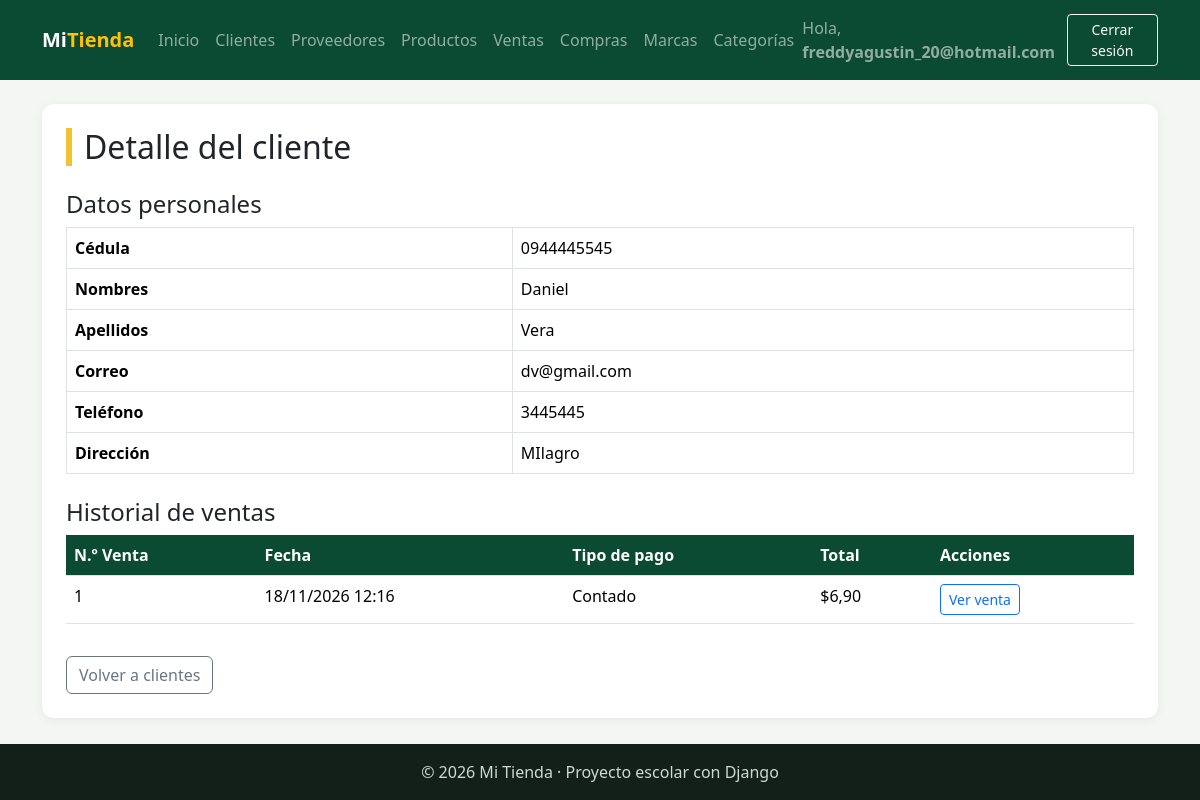
/facturacion/clientes/1/ (signed in), run on the app's committed database.
### facturacion/models.py (models this page shows, shortened)
class ModeloBase(models.Model):
    user = models.ForeignKey(                    # 1:N con User: un usuario registra muchos registros
        User,
        on_delete=models.SET_NULL,               # Si borran al usuario, el registro se queda con user vacío
        null=True,                               # SET_NULL necesita que la columna acepte NULL
        blank=True,
        editable=False,                          # No aparece en formularios: lo llena la VISTA, no la persona
        related_name="%(class)s_registrados",    # %(class)s = nombre del modelo → user.producto_registrados
        verbose_name="Registrado por",
    )
    fecha_creacion = models.DateTimeField("Fecha de creación", auto_now_add=True)   # Se llena sola al CREAR
    fecha_modificacion = models.DateTimeField("Última modificación", auto_now=True) # Se actualiza sola en CADA save()
    class Meta:
        abstract = True                          # ← LA CLAVE: modelo "molde", sin tabla propia

class Cliente(ModeloBase):
    cedula = models.CharField("Cédula", max_length=10, unique=True)
    nombres = models.CharField(max_length=80)
    apellidos = models.CharField(max_length=80)
    email = models.EmailField("Correo", blank=True)
    telefono = models.CharField("Teléfono", max_length=15, blank=True)
    direccion = models.CharField("Dirección", max_length=200, blank=True)
    class Meta:
        verbose_name = "Cliente"
        verbose_name_plural = "Clientes"
        ordering = ["apellidos", "nombres"]

class Venta(ModeloBase):
    cliente = models.ForeignKey(Cliente, on_delete=models.PROTECT, related_name="ventas")   # 1:N
    fecha_hora = models.DateTimeField("Fecha y hora", default=timezone.now)   # default: la hora actual, editable
    subtotal = models.DecimalField(max_digits=12, decimal_places=2, default=0, editable=False)
    iva = models.DecimalField("IVA", max_digits=12, decimal_places=2, default=0, editable=False)
    total = models.DecimalField(max_digits=12, decimal_places=2, default=0, editable=False)
    tipo_pago = models.CharField(
        "Tipo de pago",
        max_length=15,
        choices=TipoPago.choices,                # Solo acepta contado, credito, transferencia o tarjeta
        default=TipoPago.CONTADO,
    )
    class Meta:
        verbose_name = "Venta"
        verbose_name_plural = "Ventas"
        ordering = ["-fecha_hora"]               # La más reciente primero

### facturacion/views.py (the view)
# urls.py: path("clientes/<int:pk>/", views.ClienteDetailView.as_view(), name="cliente_detalle"),
class ClienteDetailView(LoginRequiredMixin, DetailView):
    model = Cliente
    template_name = "facturacion/cliente_detalle.html"
    context_object_name = "cliente"
    extra_context = {
        "titulo": "Detalle del cliente"
    }

### facturacion/templates/facturacion/cliente_detalle.html (shortened to what this page needs)
{% extends "base.html" %}
{% block contenido %}
<div class="tarjeta">
    <h2 class="titulo-pagina mb-4">
        Detalle del cliente
    </h2>
    <h4>Datos personales</h4>
    <table class="table table-bordered">
        <tr>
            <th>Cédula</th>
            <td>{{ cliente.cedula }}</td>
        </tr>
        <tr>
            <th>Nombres</th>
            <td>{{ cliente.nombres }}</td>
        </tr>
        <tr>
            <th>Apellidos</th>
            <td>{{ cliente.apellidos }}</td>
        </tr>
        <tr>
            <th>Correo</th>
            <td>{{ cliente.email|default:"—" }}</td>
        </tr>
        <tr>
            <th>Teléfono</th>
            <td>{{ cliente.telefono|default:"—" }}</td>
        </tr>
        <tr>
            <th>Dirección</th>
            <td>{{ cliente.direccion|default:"—" }}</td>
        </tr>
    </table>
    <h4 class="mt-4">Historial de ventas</h4>
    <div class="table-responsive">
        <table class="table table-hover">
            <thead>
                <tr>
                    <th>N.º Venta</th>
                    <th>Fecha</th>
                    <th>Tipo de pago</th>
                    <th>Total</th>
                    <th>Acciones</th>
                </tr>
            </thead>
            <tbody>
                {% for venta in cliente.ventas.all %}
                <tr>
                    <td>{{ venta.pk }}</td>
                    <td>{{ venta.fecha_hora|date:"d/m/Y H:i" }}</td>
                    <td>{{ venta.get_tipo_pago_display }}</td>
                    <td>${{ venta.total|floatformat:2 }}</td>
                    <td>
                        <a href="{% url 'facturacion:venta_detalle' venta.pk %}"
                           class="btn btn-sm btn-outline-primary">
                            Ver venta
                        </a>
                    </td>
                </tr>
                {% empty %}
                <tr>
                    <td colspan="5" class="text-center">
                        Este cliente todavía no tiene ventas registradas.
                    </td>
                </tr>
                {% endfor %}
            </tbody>
        </table>
    </div>
    <a href="{% url 'facturacion:cliente_lista' %}"
       class="btn btn-outline-secondary mt-3">
        Volver a clientes
    </a>
</div>
{% endblock %}

### templates/base.html (shortened to what this page needs)
{% load static %}
<!DOCTYPE html>
<html lang="es">
<head>
    <link href="https://cdn.jsdelivr.net/npm/bootstrap@5.3.3/dist/css/bootstrap.min.css" rel="stylesheet">
    <link rel="stylesheet" href="{% static 'css/estilos.css' %}">
</head>
<body>
    <nav class="navbar navbar-expand-lg navbar-dark barra">
        <div class="container">
            <a class="navbar-brand fw-bold" href="{% url 'home' %}">Mi<span class="text-warning">Tienda</span></a>
            <div class="collapse navbar-collapse" id="menu">
                <ul class="navbar-nav me-auto">
                    <li class="nav-item"><a class="nav-link" href="{% url 'home' %}">Inicio</a></li>
                    {% if user.is_authenticated %}
                        <li class="nav-item"><a class="nav-link" href="{% url 'facturacion:cliente_lista' %}">Clientes</a></li>
                        <li class="nav-item"><a class="nav-link" href="{% url 'facturacion:proveedor_lista' %}">Proveedores</a></li>
                        <li class="nav-item"><a class="nav-link" href="{% url 'facturacion:producto_lista' %}">Productos</a></li>
                        <li class="nav-item"><a class="nav-link" href="{% url 'facturacion:venta_lista' %}">Ventas</a></li>
                        <li class="nav-item"><a class="nav-link" href="{% url 'facturacion:compra_lista' %}">Compras</a></li>
                        <li class="nav-item"><a class="nav-link" href="{% url 'facturacion:marca_lista' %}">Marcas</a></li>
                        <li class="nav-item"><a class="nav-link" href="{% url 'facturacion:categoria_lista' %}">Categorías</a></li>
                    {% endif %}
                </ul>
                <ul class="navbar-nav align-items-lg-center gap-2">
                    {% if user.is_authenticated %}
                        <li class="nav-item navbar-text">Hola, <b>{{ user.username }}</b></li>
                        <li class="nav-item">
                            <form method="post" action="{% url 'logout' %}" class="m-0">
                                <button type="submit" class="btn btn-sm btn-outline-light">Cerrar sesión</button>
                            </form>
                        </li>
                    {% else %}
                        <li class="nav-item"><a class="nav-link" href="{% url 'login' %}">Ingresar</a></li>
                        <li class="nav-item"><a class="btn btn-sm btn-warning" href="{% url 'registro' %}">Crear cuenta</a></li>
                    {% endif %}
                </ul>
            </div>
        </div>
    </nav>
    <main class="container py-4">
        {% block contenido %}{% endblock %}
    </main>
    <footer class="pie text-center py-3">© 2026 Mi Tienda · Proyecto escolar con Django</footer>
</body>
</html>

### static/css/estilos.css (style rules this page uses)
:root { --verde: #0c4b33; --verde-claro: #2f9e6e; --amarillo: #f2c230; }
body { background-color: #f3f6f2; min-height: 100vh; display: flex; flex-direction: column; }
main { flex: 1; }
.barra { background-color: var(--verde); }
.titulo-pagina { border-left: 6px solid var(--amarillo); padding-left: 12px; }
.tarjeta { background: white; border-radius: 12px; padding: 24px; box-shadow: 0 2px 10px rgba(0,0,0,.06); }
.table thead th { background-color: var(--verde); color: white; }
.pie { background-color: #13201a; color: #cfd8d3; }

### data on the page
Cliente: cedula "0944445545", nombres "Daniel", apellidos "Vera", email "dv@gmail.com", telefono "3445445", direccion "MIlagro"
Venta: pk "1", fecha_hora "18/11/2026 12:16", tipo_pago "Contado", total "6,90"

### other printed values
{{ user.username }} "freddyagustin_20@hotmail.com"
